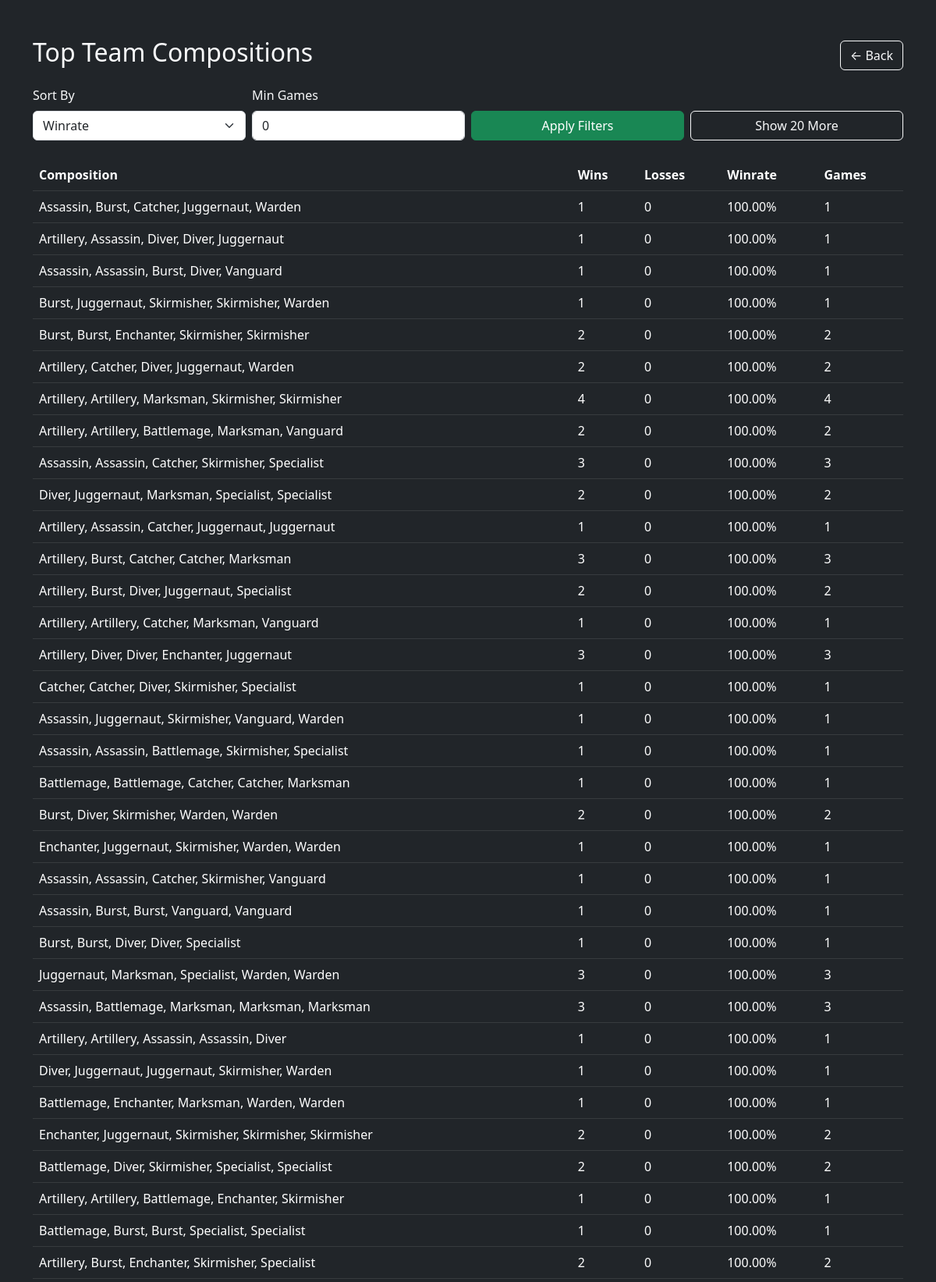
Page /leaderboard?sort=winrate&min_games=0&limit=60 (upper part) on the committed database.
### tables this page shows
CREATE TABLE team_comps (
    comp TEXT PRIMARY KEY,
    wins INTEGER DEFAULT 0,
    losses INTEGER DEFAULT 0,
    winrate REAL DEFAULT 0
);

### app.py (the view)
@app.route("/leaderboard")
def leaderboard():
    sort_by = request.args.get("sort", "winrate")
    min_games = int(request.args.get("min_games", 0))
    limit = int(request.args.get("limit", 20))
    valid_sorts = {"winrate": "winrate DESC", "games": "games DESC"}
    sort_order = valid_sorts.get(sort_by, "winrate DESC")
    conn = sqlite3.connect(DB_PATH)
    cur = conn.cursor()
    cur.execute(f"""
        SELECT comp, wins, losses, winrate, (wins + losses) AS games
        FROM team_comps
        WHERE (wins + losses) >= ?
        ORDER BY {sort_order}
        LIMIT ?
    """, (min_games, limit))
    comps = cur.fetchall()
    conn.close()
    comps = [
        (comp.strip("[]").replace("'", "").replace(",", ","), wins, losses, winrate, games)
        for comp, wins, losses, winrate, games in comps
    ]
    return render_template(
        "leaderboard.html",
        comps=comps,
        sort_by=sort_by,
        min_games=min_games,
        limit=limit
    )

### templates/leaderboard.html (shortened to what this page needs)
<!DOCTYPE html>
<html>
<head>
  <link href="https://cdn.jsdelivr.net/npm/bootstrap@5.3.0/dist/css/bootstrap.min.css" rel="stylesheet">
</head>
<body class="bg-dark text-light">
  <div class="container py-5">
    <div class="d-flex justify-content-between align-items-center mb-3">
      <h2>Top Team Compositions</h2>
      <a href="/" class="btn btn-outline-light">← Back</a>
    </div>
    <form method="get" class="row g-2 mb-4">
      <div class="col-md-3">
        <label class="form-label">Sort By</label>
        <select class="form-select" name="sort">
          <option value="winrate" {% if sort_by == "winrate" %}selected{% endif %}>Winrate</option>
        </select>
      </div>
      <div class="col-md-3">
        <label class="form-label">Min Games</label>
        <input type="number" class="form-control" name="min_games" min="0" value="{{ min_games }}">
      </div>
      <div class="col-md-3 align-self-end">
        <button class="btn btn-success w-100">Apply Filters</button>
      </div>
      <div class="col-md-3 align-self-end">
        <a href="/leaderboard?sort={{ sort_by }}&min_games={{ min_games }}&limit={{ limit + 20 }}" class="btn btn-outline-light w-100">Show 20 More</a>
      </div>
    </form>
    <table class="table table-dark table-hover align-middle">
      <thead>
        <tr>
          <th>Composition</th>
          <th>Wins</th>
          <th>Losses</th>
          <th>Winrate</th>
          <th>Games</th>
        </tr>
      </thead>
      <tbody>
        {% for comp, wins, losses, winrate, games in comps %}
        <tr>
          <td>{{ comp }}</td>
          <td>{{ wins }}</td>
          <td>{{ losses }}</td>
          <td>{{ "%.2f" % (winrate*100) }}%</td>
          <td>{{ games }}</td>
        </tr>
        {% endfor %}
      </tbody>
    </table>
  </div>
</body>
</html>

### rows in the picture
team_comps: comp "Assassin, Burst, Catcher, Juggernaut, Warden", wins "1", losses "0", winrate*100 "100.00"
team_comps: comp "Artillery, Assassin, Diver, Diver, Juggernaut", wins "1", losses "0", winrate*100 "100.00"
team_comps: comp "Assassin, Assassin, Burst, Diver, Vanguard", wins "1", losses "0", winrate*100 "100.00"
team_comps: comp "Burst, Juggernaut, Skirmisher, Skirmisher, Warden", wins "1", losses "0", winrate*100 "100.00"
team_comps: comp "Burst, Burst, Enchanter, Skirmisher, Skirmisher", wins "2", losses "0", winrate*100 "100.00"
team_comps: comp "Artillery, Catcher, Diver, Juggernaut, Warden", wins "2", losses "0", winrate*100 "100.00"
team_comps: comp "Artillery, Artillery, Marksman, Skirmisher, Skirmisher", wins "4", losses "0", winrate*100 "100.00"
team_comps: comp "Artillery, Artillery, Battlemage, Marksman, Vanguard", wins "2", losses "0", winrate*100 "100.00"
team_comps: comp "Assassin, Assassin, Catcher, Skirmisher, Specialist", wins "3", losses "0", winrate*100 "100.00"
team_comps: comp "Diver, Juggernaut, Marksman, Specialist, Specialist", wins "2", losses "0", winrate*100 "100.00"
team_comps: comp "Artillery, Assassin, Catcher, Juggernaut, Juggernaut", wins "1", losses "0", winrate*100 "100.00"
team_comps: comp "Artillery, Burst, Catcher, Catcher, Marksman", wins "3", losses "0", winrate*100 "100.00"
team_comps: comp "Artillery, Burst, Diver, Juggernaut, Specialist", wins "2", losses "0", winrate*100 "100.00"
team_comps: comp "Artillery, Artillery, Catcher, Marksman, Vanguard", wins "1", losses "0", winrate*100 "100.00"
team_comps: comp "Artillery, Diver, Diver, Enchanter, Juggernaut", wins "3", losses "0", winrate*100 "100.00"
team_comps: comp "Catcher, Catcher, Diver, Skirmisher, Specialist", wins "1", losses "0", winrate*100 "100.00"
team_comps: comp "Assassin, Juggernaut, Skirmisher, Vanguard, Warden", wins "1", losses "0", winrate*100 "100.00"
team_comps: comp "Assassin, Assassin, Battlemage, Skirmisher, Specialist", wins "1", losses "0", winrate*100 "100.00"
team_comps: comp "Battlemage, Battlemage, Catcher, Catcher, Marksman", wins "1", losses "0", winrate*100 "100.00"
team_comps: comp "Burst, Diver, Skirmisher, Warden, Warden", wins "2", losses "0", winrate*100 "100.00"
team_comps: comp "Enchanter, Juggernaut, Skirmisher, Warden, Warden", wins "1", losses "0", winrate*100 "100.00"
team_comps: comp "Assassin, Assassin, Catcher, Skirmisher, Vanguard", wins "1", losses "0", winrate*100 "100.00"
team_comps: comp "Assassin, Burst, Burst, Vanguard, Vanguard", wins "1", losses "0", winrate*100 "100.00"
team_comps: comp "Burst, Burst, Diver, Diver, Specialist", wins "1", losses "0", winrate*100 "100.00"
team_comps: comp "Juggernaut, Marksman, Specialist, Warden, Warden", wins "3", losses "0", winrate*100 "100.00"
team_comps: comp "Assassin, Battlemage, Marksman, Marksman, Marksman", wins "3", losses "0", winrate*100 "100.00"
team_comps: comp "Artillery, Artillery, Assassin, Assassin, Diver", wins "1", losses "0", winrate*100 "100.00"
team_comps: comp "Diver, Juggernaut, Juggernaut, Skirmisher, Warden", wins "1", losses "0", winrate*100 "100.00"
team_comps: comp "Battlemage, Enchanter, Marksman, Warden, Warden", wins "1", losses "0", winrate*100 "100.00"
team_comps: comp "Enchanter, Juggernaut, Skirmisher, Skirmisher, Skirmisher", wins "2", losses "0", winrate*100 "100.00"
team_comps: comp "Battlemage, Diver, Skirmisher, Specialist, Specialist", wins "2", losses "0", winrate*100 "100.00"
team_comps: comp "Artillery, Artillery, Battlemage, Enchanter, Skirmisher", wins "1", losses "0", winrate*100 "100.00"
team_comps: comp "Battlemage, Burst, Burst, Specialist, Specialist", wins "1", losses "0", winrate*100 "100.00"
team_comps: comp "Artillery, Burst, Enchanter, Skirmisher, Specialist", wins "2", losses "0", winrate*100 "100.00"
